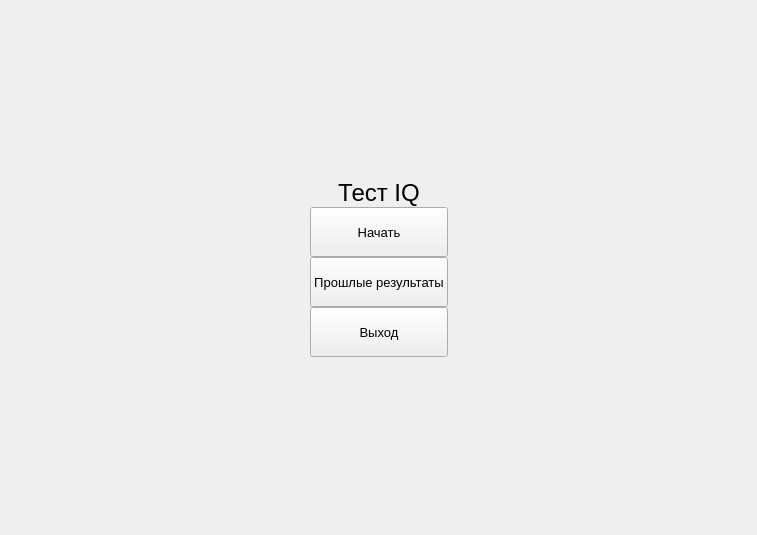
      <widget class="QWidget" name="page">
       <property name="enabled">
        <bool>true</bool>
       </property>
       <layout class="QGridLayout" name="gridLayout_2">
        <property name="leftMargin">
         <number>0</number>
        </property>
        <property name="topMargin">
         <number>0</number>
        </property>
        <property name="rightMargin">
         <number>0</number>
        </property>
        <property name="bottomMargin">
         <number>0</number>
        </property>
        <property name="spacing">
         <number>0</number>
        </property>
        <item row="0" column="0">
         <widget class="QWidget" name="widget" native="true">
          <layout class="QGridLayout" name="gridLayout">
           <property name="leftMargin">
            <number>0</number>
           </property>
           <property name="topMargin">
            <number>0</number>
           </property>
           <property name="rightMargin">
            <number>0</number>
           </property>
           <property name="bottomMargin">
            <number>0</number>
           </property>
           <property name="spacing">
            <number>0</number>
           </property>
           <item row="0" column="1">
            <spacer name="verticalSpacer_2">
             <property name="orientation">
              <enum>Qt::Vertical</enum>
             </property>
             <property name="sizeHint" stdset="0">
              <size>
               <width>20</width>
               <height>179</height>
              </size>
             </property>
            </spacer>
           </item>
           <item row="1" column="1">
            <widget class="QLabel" name="label">
             <property name="font">
              <font>
               <pointsize>18</pointsize>
              </font>
             </property>
             <property name="text">
              <string>Тест IQ</string>
             </property>
             <property name="alignment">
              <set>Qt::AlignCenter</set>
             </property>
            </widget>
           </item>
           <item row="2" column="0" rowspan="2">
            <spacer name="horizontalSpacer">
             <property name="orientation">
              <enum>Qt::Horizontal</enum>
             </property>
             <property name="sizeHint" stdset="0">
              <size>
               <width>310</width>
               <height>20</height>
              </size>
             </property>
            </spacer>
           </item>
           <item row="2" column="1">
            <widget class="QPushButton" name="pushButton">
             <property name="enabled">
              <bool>true</bool>
             </property>
             <property name="minimumSize">
              <size>
               <width>0</width>
               <height>50</height>
              </size>
             </property>
             <property name="font">
              <font>
               <pointsize>10</pointsize>
              </font>
             </property>
             <property name="text">
              <string>Начать</string>
             </property>
            </widget>
           </item>
           <item row="3" column="1">
            <widget class="QPushButton" name="pushButton_2">
             <property name="minimumSize">
              <size>
               <width>0</width>
               <height>50</height>
              </size>
             </property>
             <property name="font">
              <font>
               <pointsize>10</pointsize>
              </font>
             </property>
             <property name="text">
              <string>Прошлые результаты</string>
             </property>
            </widget>
           </item>
           <item row="3" column="2">
            <spacer name="horizontalSpacer_2">
             <property name="orientation">
              <enum>Qt::Horizontal</enum>
             </property>
             <property name="sizeHint" stdset="0">
              <size>
               <width>309</width>
               <height>20</height>
              </size>
             </property>
            </spacer>
           </item>
           <item row="4" column="1">
            <widget class="QPushButton" name="pushButton_3">
             <property name="minimumSize">
              <size>
               <width>0</width>
               <height>50</height>
              </size>
             </property>
             <property name="font">
              <font>
               <pointsize>10</pointsize>
              </font>
             </property>
             <property name="text">
              <string>Выход</string>
             </property>
            </widget>
           </item>
           <item row="5" column="1">
            <spacer name="verticalSpacer">
             <property name="orientation">
              <enum>Qt::Vertical</enum>
             </property>
             <property name="sizeHint" stdset="0">
              <size>
               <width>20</width>
               <height>178</height>
              </size>
             </property>
            </spacer>
           </item>
          </layout>
         </widget>
        </item>
       </layout>
      </widget>
